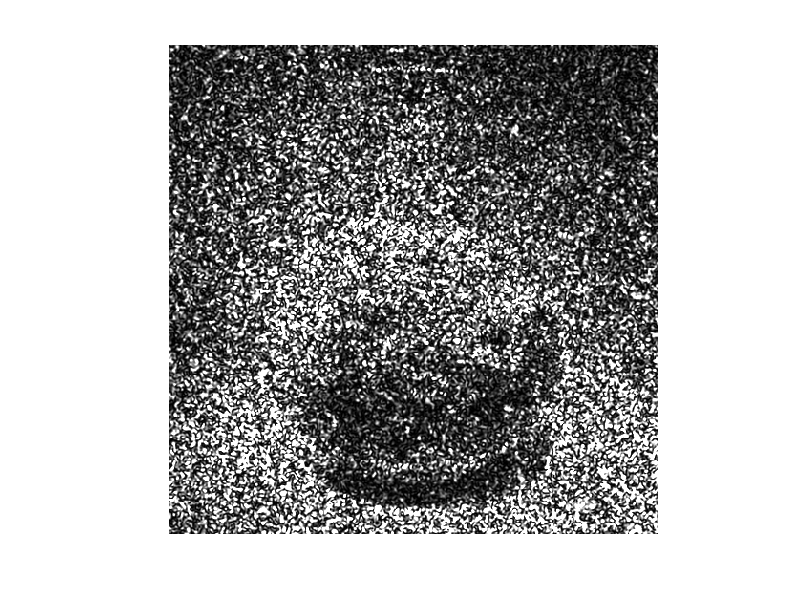

Source code (MATLAB): (Note: this script raises an error after producing the figure.)
clear;
close all;
clc;
%% parameter
load('object_grayscale');
F1 =imresize(F1,[512,512]);[n,m]= size(F1);
E=sum(sum(F1));El=0.5*E;
lamda=532e-6;k=2*pi/lamda;
dh=0.00374;
F=abs(sqrt(F1));F=padarray(F,[n/4,m/4]);[nn,mm]=size(F);
phi=exp(1i*2*pi*rand(nn,mm));
amp=rand(nn,mm);
%% band-limitation
bandlim_spe=padarray(ones(nn/2,mm/2),[nn/4,mm/4]);
bandlim_in=ones(n,m);
bandlim_in=padarray(bandlim_in,[n/4,m/4]);
bandlim_ou=ones(nn,mm)-bandlim_in;
%% incident
w = 0.26;
[ox,oy] = meshgrid(linspace(-dh*mm/2 , dh*mm/2 , mm) , linspace(-dh*nn/2 , dh*nn/2 , nn));
Gaussian = exp((-1)*((ox.^2)+(oy.^2))./w);
incident=bandlim_spe.*Gaussian;
%% first iteration
loop=300;
RMSE=zeros(loop,1);NUM_PO=zeros(loop,1);NUM_NE=zeros(loop,1);
figure
for i=2:loop 
   amp=bandlim_in.*F+bandlim_ou.*amp;
   E1=amp.*phi;
   E2=fftshift(fft2(fftshift(E1)));
   E2_ave=sqrt((E+El)*incident.^2/sum(sum(incident.^2)));
   E2_k=E2_ave.*exp(1i*angle(E2));
   es=fftshift(ifft2(fftshift(E2_k)));
   amp=abs(es);
   amp_in=bandlim_in.*amp; amp_ou=bandlim_ou.*amp;
   amp=sqrt(E*(amp_in.^2)/sum(sum(amp_in.^2)))+sqrt(El*(amp_ou.^2)/sum(sum(amp_ou.^2)));
   I=amp((nn/2-n/2)+1:(nn/2+n/2),(mm/2-m/2)+1:(mm/2+m/2)).^2;
   I=E*I/sum(sum(I));
   P=mod(angle(es),2*pi);
   P=P((nn/2-n/2)+1:(nn/2+n/2),(mm/2-m/2)+1:(mm/2+m/2));
   imshow(I);
   Diff=double(I)-double(F1);
   MSE=gather(sum(Diff(:).^2)/numel(I));
   RMSE(i,1)=sqrt(MSE);
   diff_RMSE=RMSE(i,1)-RMSE(i-1,1);
   if abs(diff_RMSE)<0.00023 && RMSE(i,1)>0.035
      pha =angle(es);
      pha_in=pha.*bandlim_in;
      [pha_vfree]=function_vortex_elimination_accegpu(pha_in,dh);
      [NUM_PO(i,1),NUM_NE(i,1)]=function_vortex_detection_accegpu(pha_vfree,dh);
      pha_vfree=bandlim_in.*pha_vfree+bandlim_ou.*pha;
      phi=exp(1i*pha_vfree);
   else
      phi=exp(1i*angle(es));
      phi_in=angle(phi).*bandlim_in;
      [NUM_PO(i,1),NUM_NE(i,1)]=function_vortex_detection_accegpu(phi_in,dh);
   end
end
phase=angle(phi);
An=angle(E2_k);
hologram=incident.*exp(1i*An);
%% output
Rec=fftshift(ifft2(fftshift(hologram)));
I=abs(Rec).^2;
I=I((nn/2-n/2)+1:(nn/2+n/2),(mm/2-m/2)+1:(mm/2+m/2));
I=E*(I/sum(sum(I)));
NUM=NUM_PO+NUM_NE;
figure,imshow(I);


